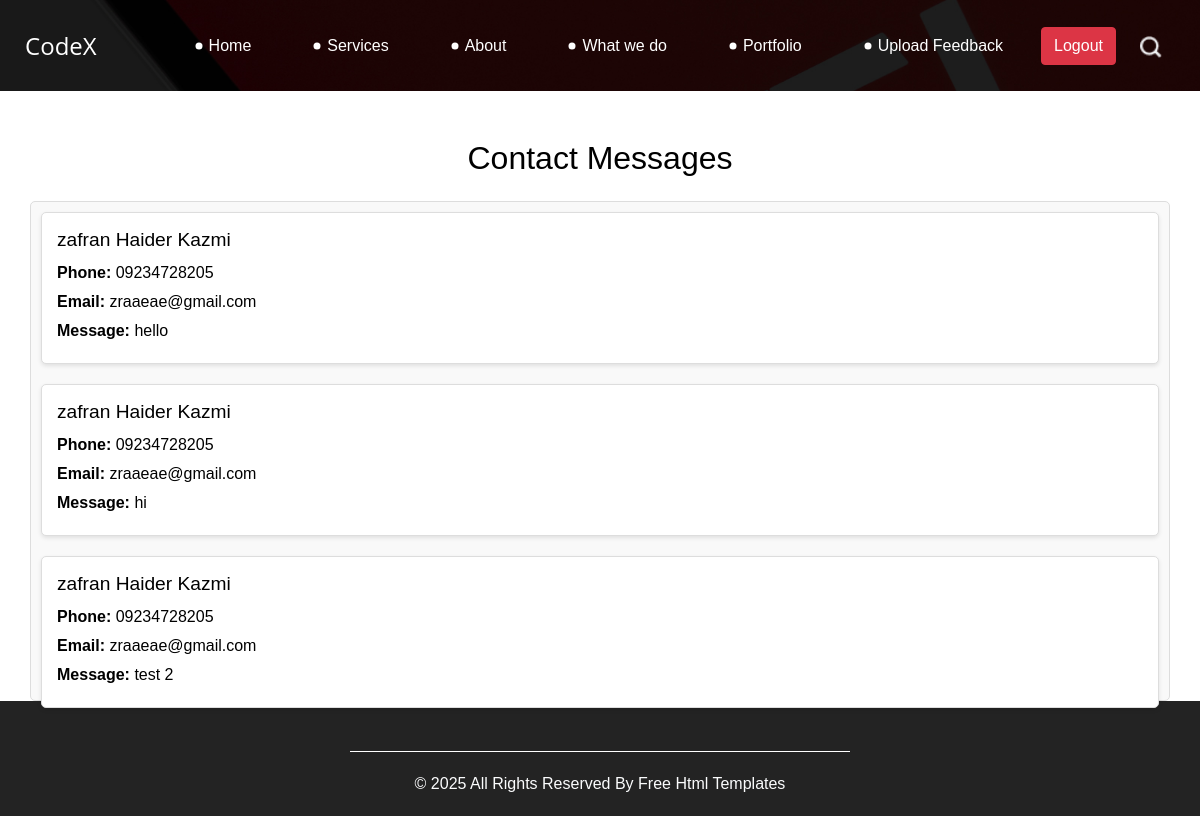
Screenshot of /contacts/ (signed in) with the database file from the repository.
### Myapp/models.py (models this page shows, shortened)
class Contact(models.Model):
    full_name = models.CharField(max_length=255)
    phone_number = models.CharField(max_length=15)
    email = models.EmailField()
    message = models.TextField()

### Myapp/views.py (the view)
# urls.py: path('contacts/', views.contact_view2, name='contact_view2'),
@login_required
@user_passes_test(lambda user: user.is_superuser)  # Restrict to superuser
def contact_view2(request):
    contacts = Contact.objects.all()  # Fetch all contacts from the database
    return render(request, 'cont_view.html', {'contacts': contacts})

### templates/cont_view.html (shortened to what this page needs)
<!DOCTYPE html>
<html>
{% load static %}
<head>
    <link rel="stylesheet" type="text/css" href="{% static 'css/bootstrap.css' %}" />
    <link rel="stylesheet" type="text/css" href="{% static 'css/style.css' %}" />
    <link rel="stylesheet" type="text/css" href="{% static 'css/responsive.css' %}" />
</head>
<body class="sub_page">
    <div class="hero_area">
        {% include "nav.html" %}
    </div>
    <div class="container mt-5">
        <h2 class="text-center mb-4">Contact Messages</h2>
        {% if contacts %}
        <div class="contact-list-container">
            <div class="contact-list">
                {% for contact in contacts %}
                <div class="contact-card">
                    <h5>{{ contact.full_name }}</h5>
                    <p><strong>Phone:</strong> {{ contact.phone_number }}</p>
                    <p><strong>Email:</strong> {{ contact.email }}</p>
                    <p><strong>Message:</strong> {{ contact.message }}</p>
                </div>
                {% endfor %}
            </div>
        </div>
        {% else %}
        <p class="text-center">No contacts available.</p>
        {% endif %}
    </div>
  <section class="container-fluid footer_section" style="padding-top: 50px;">
    <p>
      &copy; 2025 All Rights Reserved By
      <a href="https://html.design/">Free Html Templates</a>
    </p>
  </section>
</body>
</html>

### static/css/style.css (style rules this page uses)
body { font-family: "Poppins", sans-serif; color: #000000; background-color: #ffffff; }
.hero_area { height: 100vh; background-color: #b5caee; background-image: url(../images/hero-bg.jpg); background-size: cover; }
.sub_page .hero_area { height: auto; }
a, a:hover, a:focus { text-decoration: none; }
.footer_section { background-color: #232323; font-weight: 500; display: -webkit-box; display: -ms-flexbox; display: flex; -webkit-box-pack: center; -ms-flex-pack: center; justify-content: center; }
.footer_section p { padding: 20px 65px; color: #fbfcfd; margin: 0 auto; text-align: center; border-top: 1px solid #ffffff; }
.footer_section a { color: #fbfcfd; }

### static/css/responsive.css (style rules this page uses)
@media (min-width: 1200px) { .container { max-width: 1170px; } }

### templates/cont_view.html (style rules this page uses)
.contact-list-container { max-height: 500px; border: 1px solid #ddd; padding: 10px; border-radius: 5px; background-color: #f9f9f9; }
.contact-list { display: flex; flex-direction: column; gap: 20px; }
.contact-card { border: 1px solid #ddd; border-radius: 5px; padding: 15px; background-color: #fff; box-shadow: 0 2px 4px rgba(0, 0, 0, 0.1); }
.contact-card h5 { margin-bottom: 10px; font-size: 1.2rem; }
.contact-card p { margin-bottom: 5px; font-size: 1rem; }

### rows the page displays
Contact: full_name "zafran Haider Kazmi", phone_number "09234728205", email "zraaeae@gmail.com", message "hello"
Contact: full_name "zafran Haider Kazmi", phone_number "09234728205", email "zraaeae@gmail.com", message "hi"
Contact: full_name "zafran Haider Kazmi", phone_number "09234728205", email "zraaeae@gmail.com", message "test 2"
